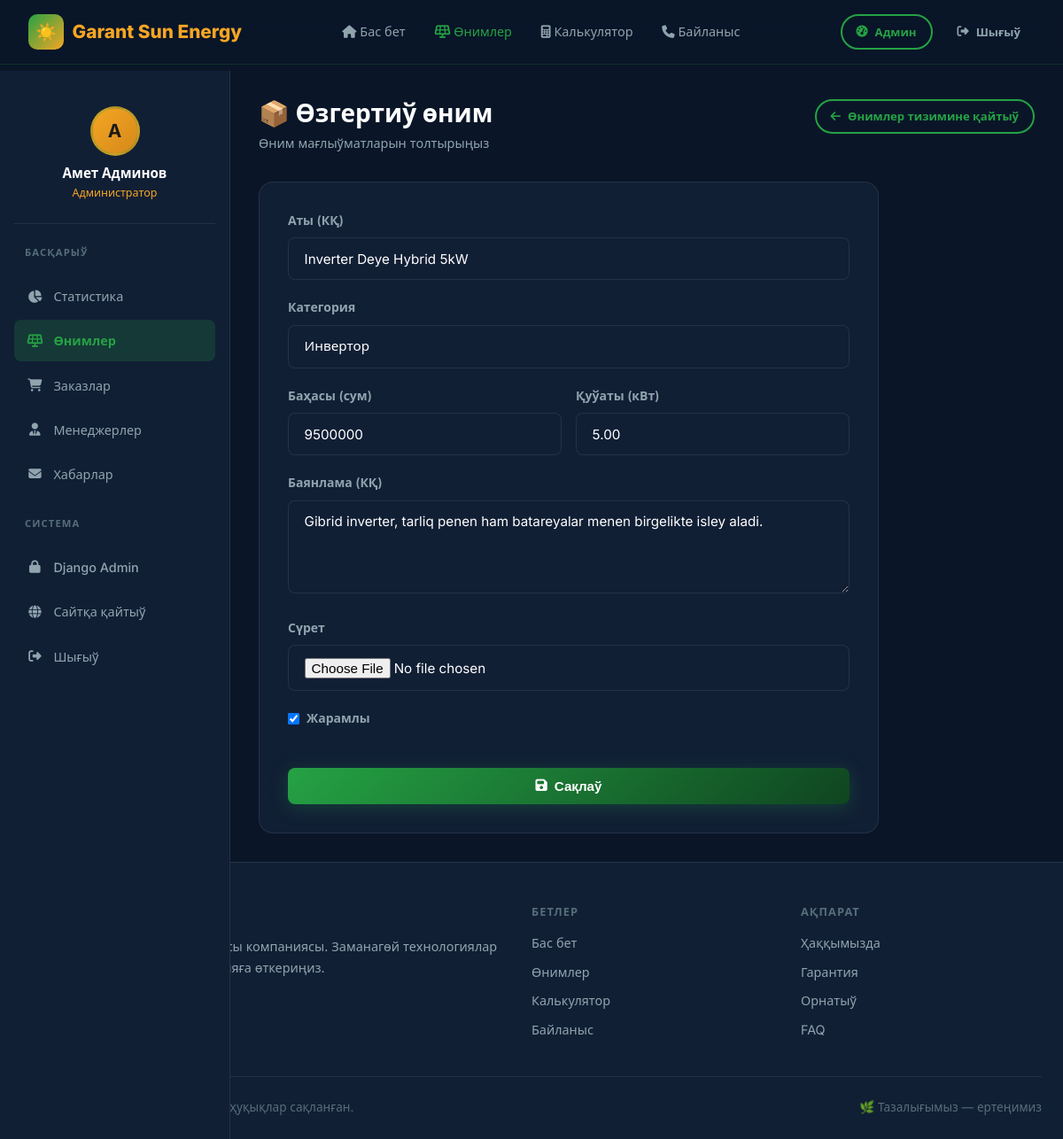
Screenshot of /admin-panel/products/2/edit/ (signed in) with the database file from the repository.
### core/models.py (models this page shows, shortened)
class CustomUser(AbstractUser):
    ROLE_CHOICES = [
        ('user', 'Пайдаланыўшы'),
        ('manager', 'Менеджер'),
        ('admin', 'Админ'),
    ]
    phone = models.CharField(
        max_length=20,
        blank=True,
        null=True,
        verbose_name='Телефон номер'
    )
    role = models.CharField(
        max_length=10,
        choices=ROLE_CHOICES,
        default='user',
        verbose_name='Роль'
    )
    address = models.TextField(
        blank=True,
        null=True,
        verbose_name='Мекан-жайы'
    )
    created_at = models.DateTimeField(auto_now_add=True, verbose_name='Дизимнен өткен ўақты')
    class Meta:
        verbose_name = 'Пайдаланыўшы'
        verbose_name_plural = 'Пайдаланыўшылар'

class Product(models.Model):
    CATEGORY_CHOICES = [
        ('panel', 'Күн панели'),
        ('battery', 'Батарея'),
        ('inverter', 'Инвертор'),
        ('kit', 'Толық жынаят'),
        ('other', 'Басқа'),
    ]
    title_kk = models.CharField(max_length=200, verbose_name='Аты (КҚ)')
    description_kk = models.TextField(verbose_name='Баянлама (КҚ)')
    category = models.CharField(
        max_length=20,
        choices=CATEGORY_CHOICES,
        default='panel',
        verbose_name='Категория'
    )
    price = models.DecimalField(
        max_digits=12,
        decimal_places=0,
        verbose_name='Баҳасы (сум)'
    )
    power_kw = models.DecimalField(
        max_digits=6,
        decimal_places=2,
        null=True,
        blank=True,
        verbose_name='Қуўаты (кВт)'
    )
    image = models.ImageField(
        upload_to='products/',
        null=True,
        blank=True,
        verbose_name='Сүрет'
    )
    is_active = models.BooleanField(default=True, verbose_name='Жарамлы')
    created_at = models.DateTimeField(auto_now_add=True, verbose_name='Қосылған ўақты')
    updated_at = models.DateTimeField(auto_now=True, verbose_name='Өзгертилген ўақты')
    class Meta:
        verbose_name = 'Өним'
        verbose_name_plural = 'Өнимлер'
        ordering = ['-created_at']

### core/views.py (the view)
# urls.py: path('admin-panel/products/<int:pk>/edit/', views.admin_product_edit, name='admin_product_edit'),
@role_required('admin')
def admin_product_edit(request, pk):
    product = get_object_or_404(Product, pk=pk)
    form = ProductForm(instance=product)
    if request.method == 'POST':
        form = ProductForm(request.POST, request.FILES, instance=product)
        if form.is_valid():
            form.save()
            messages.success(request, '✅ Өним жаңаланды!')
            return redirect('admin_products')
    return render(request, 'admin_panel/product_form.html', {'form': form, 'action': 'Өзгертиў', 'product': product})

### core/forms.py
class ProductForm(forms.ModelForm):
    class Meta:
        model = Product
        fields = ['title_kk', 'description_kk', 'category', 'price', 'power_kw', 'image', 'is_active']
        widgets = {
            'title_kk': forms.TextInput(attrs={'placeholder': 'Өним аты'}),
            'description_kk': forms.Textarea(attrs={'rows': 4}),
            'price': forms.NumberInput(attrs={'placeholder': 'Баҳасы (сум)'}),
            'power_kw': forms.NumberInput(attrs={'placeholder': 'мыс: 5.00'}),
        }
        labels = {
            'title_kk': 'Аты (КҚ)',
            'description_kk': 'Баянлама (КҚ)',
            'category': 'Категория',
            'price': 'Баҳасы (сум)',
            'power_kw': 'Қуўаты (кВт)',
            'image': 'Сүрет',
            'is_active': 'Жарамлы',
        }

### templates/admin_panel/product_form.html (shortened to what this page needs)
{% extends 'admin_panel/base_admin.html' %}
{% block adm_content %}
<div class="page-header">
  <div>
    <h1>📦 {{ action }} өним</h1>
    <p>Өним мағлыўматларын толтырыңыз</p>
  </div>
  <a href="{% url 'admin_products' %}" class="btn btn-outline btn-sm">
    <i class="fas fa-arrow-left"></i> Өнимлер тизимине қайтыў
  </a>
</div>
<div style="max-width: 700px;">
  <div class="form-card">
    <form method="post" action="" enctype="multipart/form-data" data-loading>
      <div class="form-group">
        <label class="form-label">{{ form.title_kk.label }}</label>
        {{ form.title_kk }}
      </div>
      <div class="form-group">
        <label class="form-label">{{ form.category.label }}</label>
        {{ form.category }}
      </div>
      <div class="grid-2" style="gap: 1rem;">
        <div class="form-group">
          <label class="form-label">{{ form.price.label }}</label>
          {{ form.price }}
        </div>
        <div class="form-group">
          <label class="form-label">{{ form.power_kw.label }}</label>
          {{ form.power_kw }}
        </div>
      </div>
      <div class="form-group">
        <label class="form-label">{{ form.description_kk.label }}</label>
        {{ form.description_kk }}
      </div>
      <div class="form-group">
        <label class="form-label">{{ form.image.label }}</label>
        {{ form.image }}
      </div>
      <div class="form-group flex gap-1">
        {{ form.is_active }}
        <label class="form-label" style="margin-bottom:0;" for="id_is_active">{{ form.is_active.label }}</label>
      </div>
      <button type="submit" class="btn btn-primary btn-block" style="border-radius:8px; margin-top:1.5rem;">
        <i class="fas fa-save"></i> Сақлаў
      </button>
    </form>
  </div>
</div>
{% endblock %}

### templates/admin_panel/base_admin.html (shortened to what this page needs)
{% extends 'base.html' %}
{% block content %}
<div class="dashboard-layout">
  <aside class="sidebar" id="sidebar">
    <div style="text-align:center; padding:1rem 0.5rem 1.5rem; border-bottom:1px solid var(--border-light); margin-bottom:0.5rem;">
      <div class="profile-avatar" style="width:56px; height:56px; font-size:1.3rem; margin-bottom:0.5rem; background:linear-gradient(135deg,var(--gold),var(--gold-dark)); color:#1a1a1a;">
        A
      </div>
      <div style="font-weight:600; color:var(--white); font-size:0.95rem;">{{ user.get_full_name|default:user.username }}</div>
      <div style="font-size:0.78rem; color:var(--gold);">Администратор</div>
    </div>
    <div class="sidebar-title">Басқарыў</div>
    <a href="{% url 'admin_dashboard' %}" class="sidebar-link {% if request.resolver_match.url_name == 'admin_dashboard' %}active{% endif %}" id="adm-home-link">
      <i class="fas fa-chart-pie"></i> Статистика
    </a>
    <a href="{% url 'admin_products' %}" class="sidebar-link {% if 'products' in request.path %}active{% endif %}" id="adm-products-link">
      <i class="fas fa-solar-panel"></i> Өнимлер
    </a>
    <a href="{% url 'admin_all_orders' %}" class="sidebar-link {% if 'orders' in request.path %}active{% endif %}" id="adm-orders-link">
      <i class="fas fa-shopping-cart"></i> Заказлар
    </a>
    <a href="{% url 'admin_managers' %}" class="sidebar-link {% if 'managers' in request.path %}active{% endif %}" id="adm-managers-link">
      <i class="fas fa-user-tie"></i> Менеджерлер
    </a>
    <a href="{% url 'admin_messages' %}" class="sidebar-link {% if 'messages' in request.path %}active{% endif %}" id="adm-messages-link">
      <i class="fas fa-envelope"></i> Хабарлар
    </a>
    <div class="sidebar-title" style="margin-top:1rem;">Система</div>
    <a href="/admin/" class="sidebar-link" target="_blank" id="adm-django-link">
      <i class="fas fa-lock"></i> Django Admin
    </a>
    <a href="{% url 'home' %}" class="sidebar-link" id="adm-site-link">
      <i class="fas fa-globe"></i> Сайтқа қайтыў
    </a>
    <a href="{% url 'logout' %}" class="sidebar-link" id="adm-logout-link">
      <i class="fas fa-sign-out-alt"></i> Шығыў
    </a>
  </aside>
  <main class="main-content">
    {% block adm_content %}{% endblock %}
  </main>
</div>
{% endblock %}

### static/css/style.css (style rules this page uses)
:root { --green-primary: #1a6b35; --green-light: #25a244; --green-dark: #0f4520; --green-glow: rgba(37, 162, 68, 0.25); --gold: #f5a623; --gold-light: #ffd166; --gold-dark: #d4891a; --white: #ffffff; --bg-dark: #0a1628; --bg-card: #111f35; --bg-card2: #162440; --text-primary: #e8f5e9; --text-secondary: #90a4ae; --text-muted: #546e7a; --border: rgba(37, 162, 68, 0.2); --border-light: rgba(255, 255, 255, 0.08); --shadow-green: 0 0 30px rgba(37, 162, 68, 0.15); --shadow-card: 0 8px 32px rgba(0, 0, 0, 0.4); --radius: 16px; --radius-sm: 8px; --radius-lg: 24px; --transition: all 0.3s cubic-bezier(0.4, 0, 0.2, 1); }
*, *::before, *::after { box-sizing: border-box; margin: 0; padding: 0; }
html { scroll-behavior: smooth; }
body { font-family: 'Inter', system-ui, sans-serif; background: var(--bg-dark); color: var(--text-primary); line-height: 1.6; min-height: 100vh; overflow-x: hidden; }
a { color: var(--green-light); text-decoration: none; transition: var(--transition); }
h1, h2, h3, h4, h5 { font-weight: 700; line-height: 1.2; }
h1 { font-size: clamp(2rem, 5vw, 3.5rem); }
.btn { display: inline-flex; align-items: center; gap: 0.5rem; padding: 0.75rem 1.75rem; border-radius: 50px; font-size: 0.95rem; font-weight: 600; cursor: pointer; border: none; transition: var(--transition); text-decoration: none; white-space: nowrap; }
.btn-primary { background: linear-gradient(135deg, var(--green-light), var(--green-dark)); color: var(--white); box-shadow: 0 4px 20px var(--green-glow); }
.btn-outline { background: transparent; color: var(--green-light); border: 2px solid var(--green-light); }
.btn-sm { padding: 0.45rem 1rem; font-size: 0.82rem; }
.btn-block { width: 100%; justify-content: center; }
.grid-2 { display: grid; grid-template-columns: repeat(2, 1fr); gap: 1.5rem; }
.form-group { margin-bottom: 1.25rem; }
.form-label { display: block; font-size: 0.875rem; font-weight: 600; color: var(--text-secondary); margin-bottom: 0.5rem; }
.form-control { width: 100%; background: var(--bg-card); border: 1px solid var(--border-light); border-radius: var(--radius-sm); padding: 0.85rem 1.1rem; color: var(--white); font-size: 0.95rem; font-family: inherit; transition: var(--transition); appearance: none; }
.form-control::placeholder { color: var(--text-muted); }
.form-control option { background: var(--bg-card); color: var(--white); }
textarea.form-control { resize: vertical; min-height: 100px; }
.dashboard-layout { display: flex; min-height: 100vh; padding-top: 80px; }
.sidebar { width: 260px; background: var(--bg-card); border-right: 1px solid var(--border-light); padding: 1.5rem 1rem; position: fixed; left: 0; top: 80px; bottom: 0; overflow-y: auto; z-index: 100; transition: var(--transition); }
.sidebar-title { font-size: 0.7rem; font-weight: 700; text-transform: uppercase; letter-spacing: 0.1em; color: var(--text-muted); padding: 0.5rem 0.75rem; margin-bottom: 0.5rem; margin-top: 1rem; }
.sidebar-link { display: flex; align-items: center; gap: 0.75rem; padding: 0.75rem 0.9rem; border-radius: var(--radius-sm); color: var(--text-secondary); font-size: 0.9rem; font-weight: 500; transition: var(--transition); margin-bottom: 0.2rem; }
.sidebar-link.active { background: rgba(37, 162, 68, 0.2); color: var(--green-light); font-weight: 600; }
.sidebar-link i { width: 18px; text-align: center; }
.main-content { margin-left: 260px; flex: 1; padding: 2rem; }
.page-header { margin-bottom: 2rem; display: flex; align-items: flex-start; justify-content: space-between; flex-wrap: wrap; gap: 1rem; }
.page-header h1 { font-size: 1.75rem; color: var(--white); margin-bottom: 0.25rem; }
.page-header p { color: var(--text-secondary); font-size: 0.9rem; }
.flex { display: flex; align-items: center; }
.gap-1 { gap: 0.5rem; }
.profile-avatar { width: 80px; height: 80px; border-radius: 50%; background: linear-gradient(135deg, var(--green-light), var(--gold)); display: flex; align-items: center; justify-content: center; font-size: 2rem; font-weight: 700; color: var(--white); margin: 0 auto 1rem; border: 3px solid var(--border); }
.form-card { background: var(--bg-card); border: 1px solid var(--border-light); border-radius: var(--radius); padding: 2rem; }

### rows the page displays
CustomUser: get_full_name "Амет Админов"
Product: title_kk "Inverter Deye Hybrid 5kW", category "Инвертор", price "9500000", power_kw "5.00", description_kk "Gibrid inverter, tarliq penen ham batareyalar menen birgelikte isley aladi.", is_active "☑"

### other values shown
{{ action }} "Өзгертиў"
